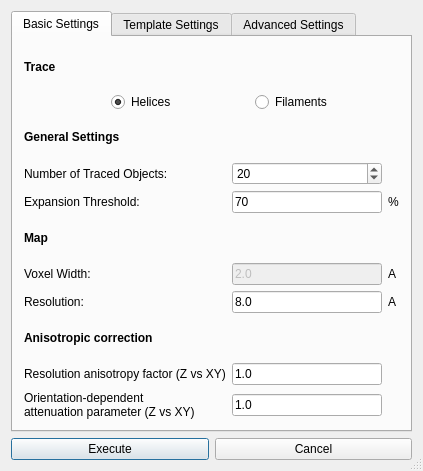
<?xml version="1.0" encoding="UTF-8"?>
<ui version="4.0">
 <class>dlg_gacylinder</class>
 <widget class="QDialog" name="dlg_gacylinder">
  <property name="geometry">
   <rect>
    <x>0</x>
    <y>0</y>
    <width>423</width>
    <height>471</height>
   </rect>
  </property>
  <property name="sizePolicy">
   <sizepolicy hsizetype="Preferred" vsizetype="Preferred">
    <horstretch>0</horstretch>
    <verstretch>0</verstretch>
   </sizepolicy>
  </property>
  <property name="windowTitle">
   <string>Volume Tracer</string>
  </property>
  <property name="sizeGripEnabled">
   <bool>true</bool>
  </property>
  <property name="modal">
   <bool>false</bool>
  </property>
  <layout class="QGridLayout" name="gridLayout_8">
   <item row="1" column="0">
    <layout class="QHBoxLayout" name="horizontalLayout">
     <item>
      <widget class="QPushButton" name="m_pRunGa">
       <property name="text">
        <string>Execute</string>
       </property>
      </widget>
     </item>
     <item>
      <widget class="QPushButton" name="pushButton1">
       <property name="text">
        <string>Cancel</string>
       </property>
      </widget>
     </item>
    </layout>
   </item>
   <item row="0" column="0">
    <widget class="QTabWidget" name="tabWidget2">
     <property name="currentIndex">
      <number>0</number>
     </property>
     <widget class="QWidget" name="tab1">
      <attribute name="title">
       <string>Basic Settings</string>
      </attribute>
      <layout class="QGridLayout" name="gridLayout_4">
       <item row="0" column="0">
        <widget class="QLabel" name="label_10">
         <property name="font">
          <font>
           <weight>75</weight>
           <bold>true</bold>
          </font>
         </property>
         <property name="text">
          <string>Trace</string>
         </property>
        </widget>
       </item>
       <item row="1" column="0" colspan="2">
        <layout class="QGridLayout" name="gridLayout_3">
         <item row="0" column="0">
          <spacer name="horizontalSpacer">
           <property name="orientation">
            <enum>Qt::Horizontal</enum>
           </property>
           <property name="sizeHint" stdset="0">
            <size>
             <width>40</width>
             <height>20</height>
            </size>
           </property>
          </spacer>
         </item>
         <item row="0" column="1">
          <widget class="QRadioButton" name="m_pDetectHelices">
           <property name="text">
            <string>Helices                      </string>
           </property>
           <property name="checked">
            <bool>true</bool>
           </property>
          </widget>
         </item>
         <item row="0" column="2">
          <widget class="QRadioButton" name="m_pDetectFilaments">
           <property name="enabled">
            <bool>true</bool>
           </property>
           <property name="text">
            <string>Filaments               </string>
           </property>
          </widget>
         </item>
        </layout>
       </item>
       <item row="2" column="0">
        <widget class="QLabel" name="label_8">
         <property name="font">
          <font>
           <weight>75</weight>
           <bold>true</bold>
          </font>
         </property>
         <property name="text">
          <string>General Settings</string>
         </property>
        </widget>
       </item>
       <item row="3" column="0">
        <widget class="QLabel" name="m_pHelicesCountText_2">
         <property name="text">
          <string>Number of Traced Objects:   </string>
         </property>
         <property name="wordWrap">
          <bool>false</bool>
         </property>
        </widget>
       </item>
       <item row="3" column="1">
        <widget class="QSpinBox" name="m_pHelicesCount">
         <property name="toolTip">
          <string>The nomber of helices or filaments to be detected</string>
         </property>
         <property name="wrapping">
          <bool>true</bool>
         </property>
         <property name="buttonSymbols">
          <enum>QAbstractSpinBox::UpDownArrows</enum>
         </property>
         <property name="minimum">
          <number>3</number>
         </property>
         <property name="maximum">
          <number>150</number>
         </property>
         <property name="singleStep">
          <number>1</number>
         </property>
         <property name="value">
          <number>20</number>
         </property>
        </widget>
       </item>
       <item row="4" column="0">
        <widget class="QLabel" name="textLabel3_3">
         <property name="text">
          <string>Expansion Threshold:</string>
         </property>
         <property name="wordWrap">
          <bool>false</bool>
         </property>
        </widget>
       </item>
       <item row="4" column="1">
        <widget class="QLineEdit" name="m_pAcceptMoveRatio">
         <property name="enabled">
          <bool>true</bool>
         </property>
         <property name="toolTip">
          <string>influences how 'far' the expansion should progresses</string>
         </property>
         <property name="text">
          <string>70</string>
         </property>
        </widget>
       </item>
       <item row="4" column="2">
        <widget class="QLabel" name="label_4">
         <property name="text">
          <string>%</string>
         </property>
        </widget>
       </item>
       <item row="5" column="0">
        <widget class="QLabel" name="label_5">
         <property name="font">
          <font>
           <weight>75</weight>
           <bold>true</bold>
          </font>
         </property>
         <property name="text">
          <string>Map</string>
         </property>
        </widget>
       </item>
       <item row="6" column="0">
        <widget class="QLabel" name="m_pVoxelWidthLabel">
         <property name="text">
          <string>Voxel Width:</string>
         </property>
        </widget>
       </item>
       <item row="6" column="1">
        <widget class="QLineEdit" name="m_pVoxelWidth">
         <property name="enabled">
          <bool>false</bool>
         </property>
         <property name="text">
          <string>2.0</string>
         </property>
        </widget>
       </item>
       <item row="6" column="2">
        <widget class="QLabel" name="m_pVoxelUnits">
         <property name="text">
          <string>A</string>
         </property>
        </widget>
       </item>
       <item row="7" column="0">
        <widget class="QLabel" name="label">
         <property name="text">
          <string>Resolution:</string>
         </property>
        </widget>
       </item>
       <item row="7" column="1">
        <widget class="QLineEdit" name="m_pRes">
         <property name="toolTip">
          <string>Resolution of the input map</string>
         </property>
         <property name="text">
          <string>8.0</string>
         </property>
        </widget>
       </item>
       <item row="7" column="2">
        <widget class="QLabel" name="m_pResUnit">
         <property name="text">
          <string>A</string>
         </property>
        </widget>
       </item>
       <item row="8" column="0">
        <widget class="QLabel" name="label_12">
         <property name="font">
          <font>
           <weight>75</weight>
           <bold>true</bold>
          </font>
         </property>
         <property name="text">
          <string>Anisotropic correction</string>
         </property>
        </widget>
       </item>
       <item row="9" column="0">
        <widget class="QLabel" name="label_3">
         <property name="enabled">
          <bool>true</bool>
         </property>
         <property name="text">
          <string>Resolution anisotropy factor (Z vs XY)</string>
         </property>
        </widget>
       </item>
       <item row="9" column="1">
        <widget class="QLineEdit" name="m_pAni">
         <property name="enabled">
          <bool>true</bool>
         </property>
         <property name="toolTip">
          <string>Anosotropic correction along the z axis</string>
         </property>
         <property name="text">
          <string>1.0</string>
         </property>
        </widget>
       </item>
       <item row="10" column="0">
        <widget class="QLabel" name="label_11">
         <property name="enabled">
          <bool>true</bool>
         </property>
         <property name="text">
          <string>Orientation-dependent 
attenuation parameter (Z vs XY)</string>
         </property>
         <property name="buddy">
          <cstring>label_11</cstring>
         </property>
        </widget>
       </item>
       <item row="10" column="1">
        <widget class="QLineEdit" name="m_pLambda">
         <property name="enabled">
          <bool>true</bool>
         </property>
         <property name="toolTip">
          <string>Correction term; 1 - means no correction; </string>
         </property>
         <property name="text">
          <string>1.0</string>
         </property>
        </widget>
       </item>
      </layout>
     </widget>
     <widget class="QWidget" name="tab">
      <attribute name="title">
       <string>Template Settings</string>
      </attribute>
      <layout class="QGridLayout" name="gridLayout_2">
       <item row="0" column="0">
        <widget class="QLabel" name="label_9">
         <property name="font">
          <font>
           <weight>75</weight>
           <bold>true</bold>
          </font>
         </property>
         <property name="text">
          <string>General Settings</string>
         </property>
        </widget>
       </item>
       <item row="1" column="0">
        <widget class="QLabel" name="textLabel2_6">
         <property name="text">
          <string>Distance Between Segments:</string>
         </property>
         <property name="wordWrap">
          <bool>false</bool>
         </property>
        </widget>
       </item>
       <item row="5" column="0">
        <widget class="QLabel" name="textLabel2_4">
         <property name="text">
          <string>Radius:                                     </string>
         </property>
         <property name="wordWrap">
          <bool>false</bool>
         </property>
        </widget>
       </item>
       <item row="5" column="1">
        <widget class="QLineEdit" name="m_pExpansionTemplateRadius">
         <property name="enabled">
          <bool>true</bool>
         </property>
         <property name="text">
          <string>1.00</string>
         </property>
        </widget>
       </item>
       <item row="5" column="3">
        <widget class="QLabel" name="m_pTemplateRadiusUnit">
         <property name="text">
          <string>A</string>
         </property>
        </widget>
       </item>
       <item row="6" column="0">
        <widget class="QLabel" name="textLabel4_4">
         <property name="text">
          <string>Segments:</string>
         </property>
         <property name="wordWrap">
          <bool>false</bool>
         </property>
        </widget>
       </item>
       <item row="6" column="1">
        <widget class="QSpinBox" name="m_pExpansionTemplateLength">
         <property name="wrapping">
          <bool>true</bool>
         </property>
         <property name="buttonSymbols">
          <enum>QAbstractSpinBox::UpDownArrows</enum>
         </property>
         <property name="minimum">
          <number>3</number>
         </property>
         <property name="maximum">
          <number>50</number>
         </property>
         <property name="singleStep">
          <number>1</number>
         </property>
         <property name="value">
          <number>8</number>
         </property>
        </widget>
       </item>
       <item row="9" column="0">
        <widget class="QLabel" name="label_7">
         <property name="font">
          <font>
           <weight>75</weight>
           <bold>true</bold>
          </font>
         </property>
         <property name="text">
          <string>Search Template</string>
         </property>
        </widget>
       </item>
       <item row="10" column="0">
        <widget class="QLabel" name="textLabel2_5">
         <property name="text">
          <string>Radius:  </string>
         </property>
         <property name="wordWrap">
          <bool>false</bool>
         </property>
        </widget>
       </item>
       <item row="10" column="1">
        <widget class="QLineEdit" name="m_pSearchTemplateRadius">
         <property name="enabled">
          <bool>true</bool>
         </property>
         <property name="text">
          <string>2.00</string>
         </property>
        </widget>
       </item>
       <item row="10" column="3">
        <widget class="QLabel" name="m_pSearchTemplateRadiusUnit">
         <property name="text">
          <string>A</string>
         </property>
        </widget>
       </item>
       <item row="11" column="0">
        <widget class="QLabel" name="textLabel4_5">
         <property name="text">
          <string>Segments:</string>
         </property>
         <property name="wordWrap">
          <bool>false</bool>
         </property>
        </widget>
       </item>
       <item row="11" column="1">
        <widget class="QSpinBox" name="m_pSearchTemplateLength">
         <property name="wrapping">
          <bool>true</bool>
         </property>
         <property name="buttonSymbols">
          <enum>QAbstractSpinBox::UpDownArrows</enum>
         </property>
         <property name="minimum">
          <number>3</number>
         </property>
         <property name="maximum">
          <number>50</number>
         </property>
         <property name="singleStep">
          <number>1</number>
         </property>
         <property name="value">
          <number>20</number>
         </property>
        </widget>
       </item>
       <item row="1" column="3">
        <widget class="QLabel" name="m_pSearchTemplateRadiusUnit_2">
         <property name="text">
          <string>A</string>
         </property>
        </widget>
       </item>
       <item row="4" column="0">
        <widget class="QLabel" name="label_6">
         <property name="font">
          <font>
           <weight>75</weight>
           <bold>true</bold>
          </font>
         </property>
         <property name="text">
          <string>Expansion Template</string>
         </property>
        </widget>
       </item>
       <item row="1" column="1">
        <widget class="QLineEdit" name="m_pDistanceBetweenRepeats">
         <property name="enabled">
          <bool>true</bool>
         </property>
         <property name="text">
          <string>1.00</string>
         </property>
        </widget>
       </item>
       <item row="9" column="1">
        <widget class="QCheckBox" name="m_pShowSearchTemplate">
         <property name="text">
          <string>Show</string>
         </property>
        </widget>
       </item>
       <item row="4" column="1">
        <widget class="QCheckBox" name="m_pShowExpansionTemplate">
         <property name="text">
          <string>Show</string>
         </property>
        </widget>
       </item>
       <item row="2" column="0">
        <spacer name="verticalSpacer">
         <property name="orientation">
          <enum>Qt::Vertical</enum>
         </property>
         <property name="sizeHint" stdset="0">
          <size>
           <width>20</width>
           <height>40</height>
          </size>
         </property>
        </spacer>
       </item>
       <item row="7" column="0">
        <spacer name="verticalSpacer_2">
         <property name="orientation">
          <enum>Qt::Vertical</enum>
         </property>
         <property name="sizeHint" stdset="0">
          <size>
           <width>20</width>
           <height>40</height>
          </size>
         </property>
        </spacer>
       </item>
      </layout>
     </widget>
     <widget class="QWidget" name="tab2">
      <attribute name="title">
       <string>Advanced Settings</string>
      </attribute>
      <layout class="QGridLayout" name="gridLayout">
       <item row="0" column="0">
        <widget class="QLabel" name="m_pPopSizeLabel">
         <property name="text">
          <string>Population Size:                  </string>
         </property>
         <property name="wordWrap">
          <bool>false</bool>
         </property>
        </widget>
       </item>
       <item row="0" column="1">
        <widget class="QSpinBox" name="m_pPopSize">
         <property name="wrapping">
          <bool>true</bool>
         </property>
         <property name="buttonSymbols">
          <enum>QAbstractSpinBox::UpDownArrows</enum>
         </property>
         <property name="minimum">
          <number>1</number>
         </property>
         <property name="maximum">
          <number>50000</number>
         </property>
         <property name="singleStep">
          <number>10</number>
         </property>
         <property name="value">
          <number>100</number>
         </property>
        </widget>
       </item>
       <item row="1" column="0">
        <widget class="QLabel" name="m_pGenLabel">
         <property name="focusPolicy">
          <enum>Qt::NoFocus</enum>
         </property>
         <property name="text">
          <string>Generations:</string>
         </property>
         <property name="wordWrap">
          <bool>false</bool>
         </property>
        </widget>
       </item>
       <item row="1" column="1">
        <widget class="QSpinBox" name="m_pMaxGen">
         <property name="wrapping">
          <bool>true</bool>
         </property>
         <property name="buttonSymbols">
          <enum>QAbstractSpinBox::UpDownArrows</enum>
         </property>
         <property name="minimum">
          <number>1</number>
         </property>
         <property name="maximum">
          <number>30000</number>
         </property>
         <property name="singleStep">
          <number>25</number>
         </property>
         <property name="value">
          <number>10000</number>
         </property>
        </widget>
       </item>
       <item row="2" column="0">
        <widget class="QLabel" name="m_pThreadsLabel">
         <property name="text">
          <string>Threads:</string>
         </property>
         <property name="wordWrap">
          <bool>false</bool>
         </property>
        </widget>
       </item>
       <item row="2" column="1">
        <widget class="QSpinBox" name="m_pMaxThread">
         <property name="wrapping">
          <bool>true</bool>
         </property>
         <property name="buttonSymbols">
          <enum>QAbstractSpinBox::UpDownArrows</enum>
         </property>
         <property name="minimum">
          <number>1</number>
         </property>
         <property name="maximum">
          <number>16</number>
         </property>
         <property name="singleStep">
          <number>1</number>
         </property>
         <property name="value">
          <number>2</number>
         </property>
        </widget>
       </item>
       <item row="3" column="0">
        <widget class="QLabel" name="m_pSyncGenLabel">
         <property name="text">
          <string>Syncronize at Gen:        </string>
         </property>
         <property name="wordWrap">
          <bool>false</bool>
         </property>
        </widget>
       </item>
       <item row="3" column="1">
        <widget class="QSpinBox" name="m_pSyncGen">
         <property name="wrapping">
          <bool>true</bool>
         </property>
         <property name="buttonSymbols">
          <enum>QAbstractSpinBox::UpDownArrows</enum>
         </property>
         <property name="minimum">
          <number>1</number>
         </property>
         <property name="maximum">
          <number>10000</number>
         </property>
         <property name="singleStep">
          <number>10</number>
         </property>
         <property name="value">
          <number>100</number>
         </property>
        </widget>
       </item>
       <item row="4" column="0">
        <widget class="QLabel" name="m_pRegionSize">
         <property name="text">
          <string>Tabu Region Size:</string>
         </property>
         <property name="wordWrap">
          <bool>false</bool>
         </property>
        </widget>
       </item>
       <item row="4" column="1">
        <widget class="QLineEdit" name="m_pTabuRegionSize">
         <property name="text">
          <string>6.0</string>
         </property>
        </widget>
       </item>
       <item row="4" column="2">
        <widget class="QLabel" name="m_pTabuRegionSizeUnit">
         <property name="text">
          <string>A</string>
         </property>
        </widget>
       </item>
       <item row="5" column="2">
        <widget class="QLabel" name="m_pCrawlingStepUnit">
         <property name="text">
          <string>A</string>
         </property>
        </widget>
       </item>
       <item row="5" column="1">
        <widget class="QLineEdit" name="m_pCrawlingStep">
         <property name="enabled">
          <bool>true</bool>
         </property>
         <property name="text">
          <string>1.4</string>
         </property>
        </widget>
       </item>
       <item row="5" column="0">
        <widget class="QLabel" name="textLabel2_2">
         <property name="text">
          <string>Expansion Step:                     </string>
         </property>
         <property name="wordWrap">
          <bool>false</bool>
         </property>
        </widget>
       </item>
      </layout>
     </widget>
    </widget>
   </item>
  </layout>
 </widget>
 <layoutdefault spacing="6" margin="11"/>
 <pixmapfunction>qPixmapFromMimeSource</pixmapfunction>
 <tabstops>
  <tabstop>m_pRunGa</tabstop>
  <tabstop>pushButton1</tabstop>
  <tabstop>tabWidget2</tabstop>
 </tabstops>
 <includes>
  <include location="local">sculptor_document.h</include>
 </includes>
 <resources/>
 <connections>
  <connection>
   <sender>pushButton1</sender>
   <signal>clicked()</signal>
   <receiver>dlg_gacylinder</receiver>
   <slot>reject()</slot>
   <hints>
    <hint type="sourcelabel">
     <x>237</x>
     <y>450</y>
    </hint>
    <hint type="destinationlabel">
     <x>20</x>
     <y>20</y>
    </hint>
   </hints>
  </connection>
  <connection>
   <sender>m_pRunGa</sender>
   <signal>clicked()</signal>
   <receiver>dlg_gacylinder</receiver>
   <slot>accept()</slot>
   <hints>
    <hint type="sourcelabel">
     <x>30</x>
     <y>450</y>
    </hint>
    <hint type="destinationlabel">
     <x>20</x>
     <y>20</y>
    </hint>
   </hints>
  </connection>
 </connections>
</ui>
